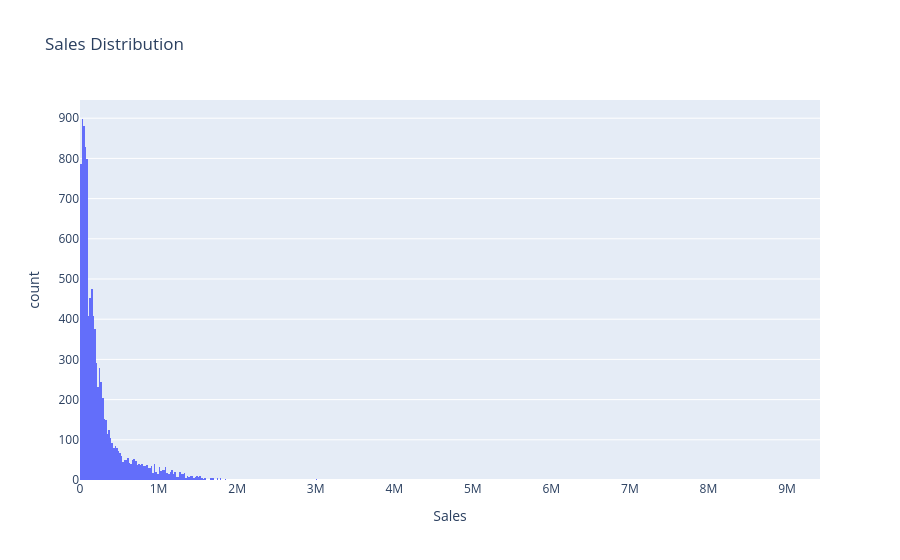

Source (notebook cell):
### Markdown cell above
**Code Cell 2
Basic Histogram**

### Code cell
fig = px.histogram(
    df,
    x="Sales",
    title="Sales Distribution"
)
fig.show()

### Figure 1 — Plotly figure (JSON) as saved in the notebook; plotly's stock layout.template omitted (floating-point values rounded to 4 significant figures; data arrays with more than 128 entries replaced by an {"elided": "..."} marker saying what was removed)
{"data": [{"bingroup": "x", "hovertemplate": "Sales=%{x}<br>count=%{y}<extra></extra>", "legendgroup": "", "marker": {"color": "#636efa", "pattern": {"shape": ""}}, "name": "", "orientation": "v", "showlegend": false, "type": "histogram", "x": {"elided": "10100 float values"}, "xaxis": "x", "yaxis": "y"}], "layout": {"barmode": "relative", "legend": {"tracegroupgap": 0}, "title": {"text": "Sales Distribution"}, "xaxis": {"anchor": "y", "domain": [0, 1], "title": {"text": "Sales"}}, "yaxis": {"anchor": "x", "domain": [0, 1], "title": {"text": "count"}}}}
